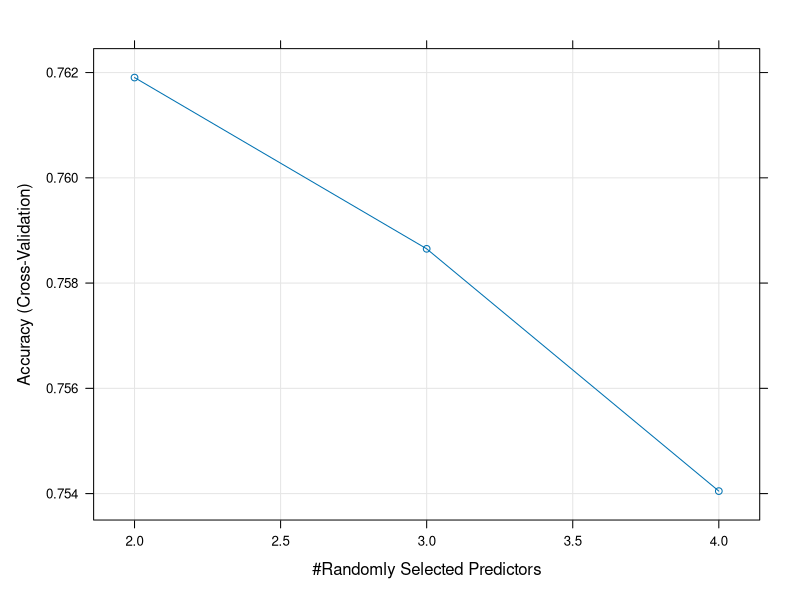

Here is the R script that generated this plot: (Note: this script raises an error after producing the figure.)
## ---- chunk 1
knitr::opts_chunk$set(echo = TRUE)
## ---- chunk 2
library(mlbench)
library(caret)
data(PimaIndiansDiabetes)
df <- PimaIndiansDiabetes

#seed
set.seed(2020)

#partition data, diabetes is the target variable
splitIndex <- createDataPartition(df$diabetes, p = .80, 
                                  list = FALSE)
df_train <- df[ splitIndex,]
df_test <- df[-splitIndex,]
## ---- chunk 3

#Decide how many variables they decide to split when creating each particular tree
tuneGrid = expand.grid(mtry = 2:4)
# Tell caret to do 10 - fold cross-Validation
trControl = trainControl(method = "cv",
                         number = 30)
# train a forest using above setup
forest_rf <- train(diabetes~., data=df_train, 
                                method = "rf", 
                                trControl = trControl,
                                tuneGrid = tuneGrid)
plot(forest_rf)

## ---- chunk 4

tuneGrid = expand.grid(mtry = 2:4,
                       splitrule = c('gini', 'extratrees'),
                       min.node.size = c(1:10))

trControl = trainControl(method = "cv",
                         number = 30)

forest_ranger <- train(diabetes~., data=df_train, 
                    method = "ranger", 
                    trControl = trControl,
                    tuneGrid = tuneGrid)

plot(forest_ranger)

## ---- chunk 5

trControl = trainControl(method = "cv",
                         number = 30)

CART <- train(diabetes~., data=df_train, 
                    method = "rpartScore", 
                    trControl = trControl)

plot(CART)
## ---- chunk 6
# treebag model
trControl = trainControl(method = "cv",
                         number = 15)

Bagged_CART <- train(diabetes~., data=df_train, 
                    method = "treebag", 
                    trControl = trControl)


# bagFDA
trControl = trainControl(method = "cv",
                         number = 15)

Bagged_Flexible_Discriminant <- train(diabetes~., data=df_train, 
                    method = "bagFDA", 
                    trControl = trControl)

plot(Bagged_Flexible_Discriminant)

# LogitBoost
trControl = trainControl(method = "cv",
                         number = 15)

Boosted_Logistic  <- train(diabetes~., data=df_train, 
                    method = "LogitBoost", 
                    trControl = trControl)

plot(Boosted_Logistic)
